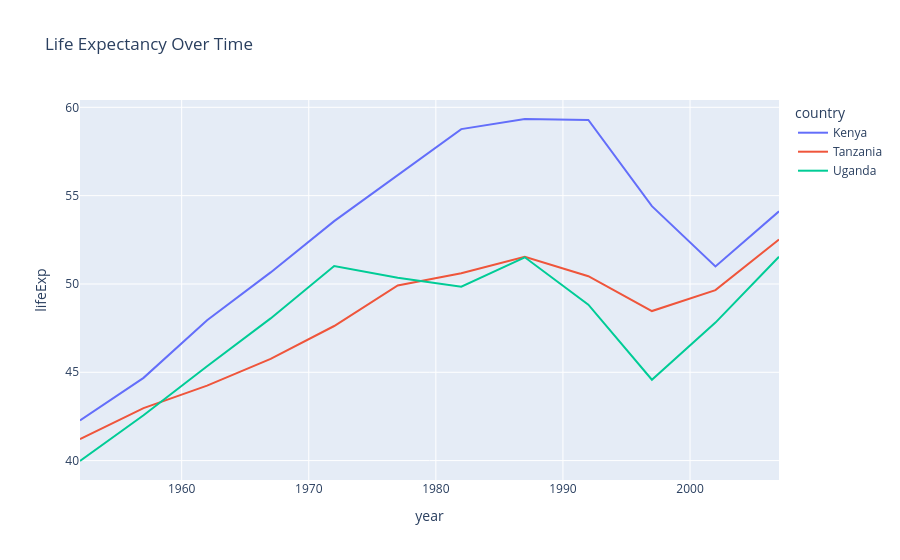

Here is the notebook cell this chart was saved with:
### Markdown cell above
- `x='year'`: time on the horizontal axis.
- `y='lifeExp'`: measured outcome (dependent variable).
- `color='country'`: different lines for each country.

### Code cell
df_east_africa = df[df['country'].isin(['Kenya', 'Uganda', 'Tanzania'])]

fig = px.line(df_east_africa, x='year', y='lifeExp', color='country', title = 'Life Expectancy Over Time')

fig.show()

### Figure 1 — Plotly figure (JSON) as saved in the notebook; plotly's stock layout.template omitted (floating-point values rounded to 4 significant figures)
{"data": [{"hovertemplate": "country=Kenya<br>year=%{x}<br>lifeExp=%{y}<extra></extra>", "legendgroup": "Kenya", "line": {"color": "#636efa", "dash": "solid"}, "marker": {"symbol": "circle"}, "mode": "lines", "name": "Kenya", "orientation": "v", "showlegend": true, "type": "scatter", "x": [1952, 1957, 1962, 1967, 1972, 1977, 1982, 1987, 1992, 1997, 2002, 2007], "xaxis": "x", "y": [42.27, 44.69, 47.95, 50.65, 53.56, 56.16, 58.77, 59.34, 59.28, 54.41, 50.99, 54.11], "yaxis": "y"}, {"hovertemplate": "country=Tanzania<br>year=%{x}<br>lifeExp=%{y}<extra></extra>", "legendgroup": "Tanzania", "line": {"color": "#EF553B", "dash": "solid"}, "marker": {"symbol": "circle"}, "mode": "lines", "name": "Tanzania", "orientation": "v", "showlegend": true, "type": "scatter", "x": [1952, 1957, 1962, 1967, 1972, 1977, 1982, 1987, 1992, 1997, 2002, 2007], "xaxis": "x", "y": [41.22, 42.97, 44.25, 45.76, 47.62, 49.92, 50.61, 51.53, 50.44, 48.47, 49.65, 52.52], "yaxis": "y"}, {"hovertemplate": "country=Uganda<br>year=%{x}<br>lifeExp=%{y}<extra></extra>", "legendgroup": "Uganda", "line": {"color": "#00cc96", "dash": "solid"}, "marker": {"symbol": "circle"}, "mode": "lines", "name": "Uganda", "orientation": "v", "showlegend": true, "type": "scatter", "x": [1952, 1957, 1962, 1967, 1972, 1977, 1982, 1987, 1992, 1997, 2002, 2007], "xaxis": "x", "y": [39.98, 42.57, 45.34, 48.05, 51.02, 50.35, 49.85, 51.51, 48.83, 44.58, 47.81, 51.54], "yaxis": "y"}], "layout": {"legend": {"title": {"text": "country"}, "tracegroupgap": 0}, "title": {"text": "Life Expectancy Over Time"}, "xaxis": {"anchor": "y", "domain": [0, 1], "title": {"text": "year"}}, "yaxis": {"anchor": "x", "domain": [0, 1], "title": {"text": "lifeExp"}}}}
